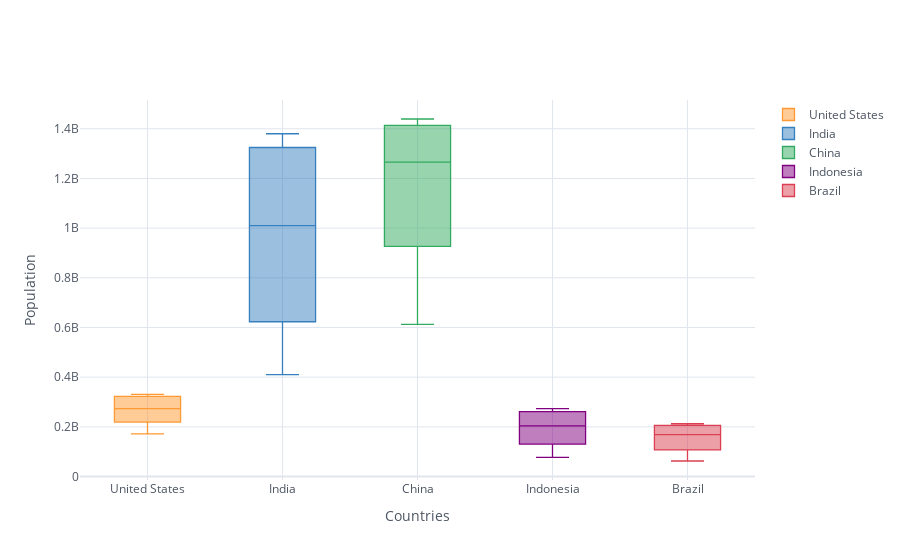

This figure's notebook cell:
### Code cell
# todo el df
df_population.iplot(kind='box', xTitle='Countries',
                    yTitle='Population')

### Figure 1 — Plotly figure (JSON) as saved in the notebook; plotly's stock layout.template omitted (floating-point values rounded to 4 significant figures)
{"data": [{"boxpoints": false, "line": {"width": 1.3}, "marker": {"color": "rgba(255, 153, 51, 1.0)"}, "name": "United States", "orientation": "v", "type": "box", "y": [171685336, 186720571, 199733676, 209513341, 219081251, 229476354, 240499825, 252120309, 265163745, 281710909, 294993511, 309011475, 320878310, 323015995, 325084756, 327096265, 329064917, 331002651]}, {"boxpoints": false, "line": {"width": 1.3}, "marker": {"color": "rgba(55, 128, 191, 1.0)"}, "name": "India", "orientation": "v", "type": "box", "y": [409880595, 450547679, 499123324, 555189792, 623102897, 698952844, 784360008, 873277798, 963922588, 1056575549, 1147609927, 1234281170, 1310152403, 1324517249, 1338676785, 1352642280, 1366417754, 1380004385]}, {"boxpoints": false, "line": {"width": 1.3}, "marker": {"color": "rgba(50, 171, 96, 1.0)"}, "name": "China", "orientation": "v", "type": "box", "y": [612241554, 660408056, 724218968, 827601394, 926240885, 1000089235, 1075589361, 1176883674, 1240920535, 1290550765, 1330776380, 1368810615, 1406847870, 1414049351, 1421021791, 1427647786, 1433783686, 1439323776]}, {"boxpoints": false, "line": {"width": 1.3}, "marker": {"color": "rgba(128, 0, 128, 1.0)"}, "name": "Indonesia", "orientation": "v", "type": "box", "y": [77273425, 87751068, 100267062, 114793178, 130680727, 147447836, 164982451, 181413402, 196934260, 211513823, 226289470, 241834215, 258383256, 261556381, 264650963, 267670543, 270625568, 273523615]}, {"boxpoints": false, "line": {"width": 1.3}, "marker": {"color": "rgba(219, 64, 82, 1.0)"}, "name": "Brazil", "orientation": "v", "type": "box", "y": [62533919, 72179226, 83373530, 95113265, 107216205, 120694009, 135274080, 149003223, 162019896, 174790340, 186127103, 195713635, 204471769, 206163053, 207833823, 209469323, 211049527, 212559417]}], "layout": {"legend": {"bgcolor": "#FFFFFF", "font": {"color": "#4D5663"}}, "paper_bgcolor": "#FFFFFF", "plot_bgcolor": "#FFFFFF", "title": {"font": {"color": "#4D5663"}}, "xaxis": {"gridcolor": "#E1E5ED", "showgrid": true, "tickfont": {"color": "#4D5663"}, "title": {"font": {"color": "#4D5663"}, "text": "Countries"}, "zerolinecolor": "#E1E5ED"}, "yaxis": {"gridcolor": "#E1E5ED", "showgrid": true, "tickfont": {"color": "#4D5663"}, "title": {"font": {"color": "#4D5663"}, "text": "Population"}, "zerolinecolor": "#E1E5ED"}}}
